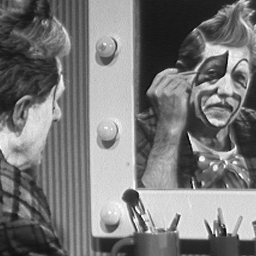
//> input picture aula12/cln1.bmp, 256 x 256 px
$ ./OpenCV_ex_13 cln1.bmp   (built with g++ and OpenCV 4)
//> lines starting //> are read from the running program, lines starting //| are printed output that depends on the picture
/*
 * OpenCV_ex_13.c
 *
 * AVERAGING FILTER
 *
 * J. Madeira - Dec 2012 + Nov 2017
 */


// Visual Studio ONLY - Allowing for pre-compiled header files

// This has to be the first #include

// Remove it, if you are not using Windows and Visual Studio


#include <iostream>


#include "opencv2/core/core.hpp"

#include "opencv2/imgproc/imgproc.hpp"

#include "opencv2/highgui/highgui.hpp"


// If you want to "simplify" code writing, you might want to use:

// using namespace cv;

// using namespace std;


// AUXILIARY  FUNCTION

void printImageFeatures( const cv::Mat &image )
{
    std::cout << std::endl;

	std::cout << "Number of rows : " << image.size().height << std::endl;

	std::cout << "Number of columns : " << image.size().width << std::endl;

	std::cout << "Number of channels : " << image.channels() << std::endl;

	std::cout << "Number of bytes per pixel : " << image.elemSize() << std::endl;

	std::cout << std::endl;
}


// MAIN

int main( int argc, char** argv )
{
    if( argc != 2 )
    {
		std::cout << "The name of the image file is missing !!" << std::endl;

        return -1;
    }

	cv::Mat originalImage;

	originalImage = cv::imread( argv[1], cv::IMREAD_UNCHANGED );
//> originalImage is the input picture: 256 rows x 256 cols, CV_8UC3; min 3, max 255, mean 120.3

	if( originalImage.empty() )
	{
		// NOT SUCCESSFUL : the data attribute is empty

		std::cout << "Image file could not be open !!" << std::endl;

	    return -1;
	}

	if( originalImage.channels() > 1 )
	{
	    // Convert to a single-channel, intensity image

		cv::cvtColor( originalImage, originalImage, cv::COLOR_BGR2GRAY, 1 );
//> originalImage: 256 rows x 256 cols, CV_8UC1
	}

    // Create window

	cv::namedWindow( "Original Image", cv::WINDOW_AUTOSIZE );

    // Display image

	cv::imshow( "Original Image", originalImage );

    // Print some image features

	std::cout << "ORIGINAL IMAGE" << std::endl;

    printImageFeatures( originalImage );
//| Number of rows : 256
//| Number of columns : 256
//| Number of channels : 1
//| Number of bytes per pixel : 1

    // 3 x 3 Averaging Filter

    cv::Mat averagedImage_3x3_1;

	cv::blur( originalImage, averagedImage_3x3_1, cv::Size( 3, 3 ) );
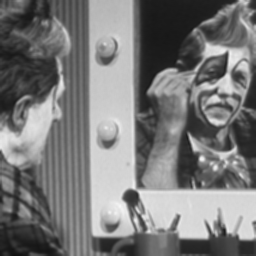
//> averagedImage_3x3_1: 256 rows x 256 cols, CV_8UC1; min 16, max 246, mean 120.3

	cv::namedWindow( "Averaging Filter 3 x 3 - 1 Iter", cv::WINDOW_AUTOSIZE );

	//cv::imshow( "Averaging Filter 3 x 3 - 1 Iter", averagedImage_3x3_1 );

	// 5x5
	cv::Mat averagedImage_5x5_1;

	cv::blur( originalImage, averagedImage_5x5_1, cv::Size( 5, 5 ) );

	cv::namedWindow( "Averaging Filter 5 x 5 - 1 Iter", cv::WINDOW_AUTOSIZE );

	//cv::imshow( "Averaging Filter 5 x 5 - 1 Iter", averagedImage_5x5_1 );

	//7x7

	cv::Mat averagedImage_7x7_1;

	cv::blur( originalImage, averagedImage_7x7_1, cv::Size( 7, 7 ) );
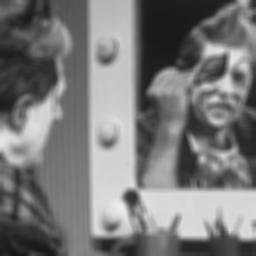
//> averagedImage_7x7_1: 256 rows x 256 cols, CV_8UC1; min 21, max 237, mean 120.3

	cv::namedWindow( "Averaging Filter 7 x 7 - 1 Iter", cv::WINDOW_AUTOSIZE );

	cv::imshow( "Averaging Filter 7 x 7 - 1 Iter", averagedImage_7x7_1 );


	//3x3 2

	cv::Mat averagedImage_3x3_2;

	cv::blur( averagedImage_7x7_1, averagedImage_3x3_2, cv::Size( 7, 7 ) );

	cv::namedWindow( "Averaging Filter 3 x 3 - 2 Iter", cv::WINDOW_AUTOSIZE );

	cv::imshow( "Averaging Filter 3 x 3 - 2 Iter", averagedImage_3x3_2 );

	//3x3 3

	cv::Mat averagedImage_3x3_3;

	cv::blur( averagedImage_3x3_2, averagedImage_3x3_3, cv::Size( 7, 7 ) );
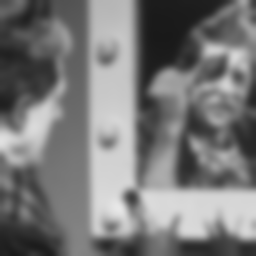
//> averagedImage_3x3_3: 256 rows x 256 cols, CV_8UC1; min 25, max 232, mean 120.4

	cv::namedWindow( "Averaging Filter 3 x 3 - 3 Iter", cv::WINDOW_AUTOSIZE );

	cv::imshow( "Averaging Filter 3 x 3 - 3 Iter", averagedImage_3x3_3 );

	//3x3 4

	cv::Mat averagedImage_3x3_4;

	cv::blur( averagedImage_3x3_3, averagedImage_3x3_4, cv::Size( 7, 7 ) );

	cv::namedWindow( "Averaging Filter 3 x 3 - 4 Iter", cv::WINDOW_AUTOSIZE );

	cv::imshow( "Averaging Filter 3 x 3 - 4 Iter", averagedImage_3x3_4 );

    // Waiting

	cv::waitKey( 0 );

	// Destroy the windows

	cv::destroyAllWindows();

	return 0;
}

$ run again, on aula12/fce5noi4.bmp
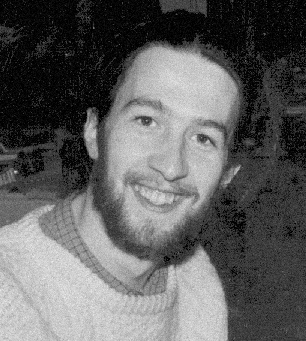
//> input picture aula12/fce5noi4.bmp, 306 x 341 px
//> originalImage is the input picture: 341 rows x 306 cols, CV_8UC3; min 0, max 238, mean 96.2
//> originalImage: 341 rows x 306 cols, CV_8UC1
//| Number of rows : 341
//| Number of columns : 306
//| Number of channels : 1
//| Number of bytes per pixel : 1
//> `cv::blur( originalImage, averagedImage_3x3_1, cv::Size( 3, 3 ) );`:
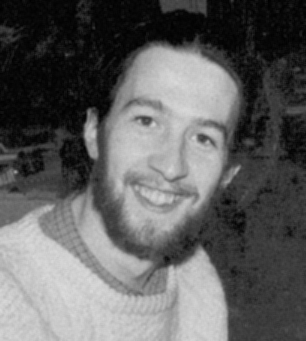
//> averagedImage_3x3_1: 341 rows x 306 cols, CV_8UC1; min 0, max 219, mean 96.2
//> `cv::blur( averagedImage_3x3_2, averagedImage_3x3_3, cv::Size( 7, 7 ) );`:
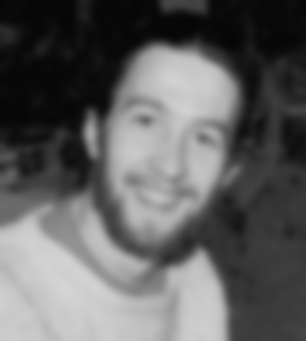
//> averagedImage_3x3_3: 341 rows x 306 cols, CV_8UC1; min 6, max 213, mean 96.2
